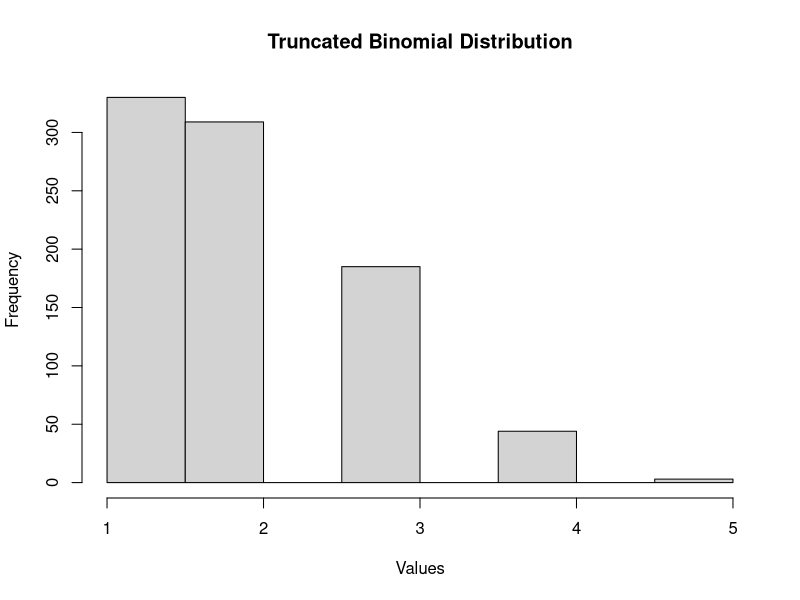

Write the R code that produced this figure.
#Truncated Binomial Distribution
n <- 5 # Number of trails
p <- 1/3 # Probability of success
q <- 1-p # Probability of failure

#Simulate data from the truncated binomial distribution
num_samples <- 1000 # Number of samples to generate
samples <- rbinom(num_samples,n,p)
truncated_samples <- samples[samples>0] #Truncated at zero

#Calculate Mean and Variance of the truncated distribution
mean_truncated <- mean(truncated_samples)
variance_truncated <- var(truncated_samples)

#Plot the histogran of the truncated samples 
hist(truncated_samples,main="Truncated Binomial Distribution",xlab="Values",ylab="Frequency")

#Print Mean and Variance of the truncated distribution
cat("Mean (Truncated) :",mean_truncated,"\n")
cat("Variance (Truncated) :",variance_truncated,"\n")

